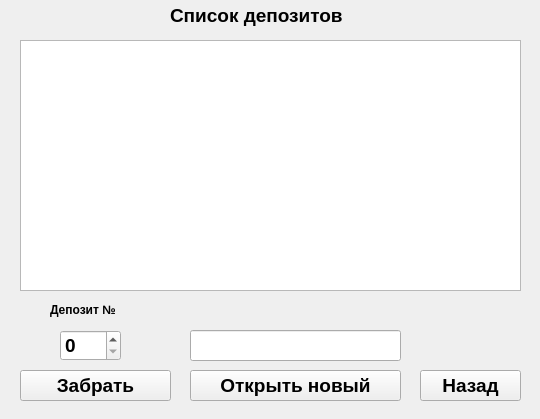
<?xml version="1.0" encoding="UTF-8"?>
<ui version="4.0">
 <class>DepositForm</class>
 <widget class="QWidget" name="DepositForm">
  <property name="geometry">
   <rect>
    <x>0</x>
    <y>0</y>
    <width>540</width>
    <height>419</height>
   </rect>
  </property>
  <property name="windowTitle">
   <string>Deposit</string>
  </property>
  <widget class="QPushButton" name="pay">
   <property name="geometry">
    <rect>
     <x>20</x>
     <y>370</y>
     <width>151</width>
     <height>31</height>
    </rect>
   </property>
   <property name="font">
    <font>
     <pointsize>14</pointsize>
     <weight>75</weight>
     <bold>true</bold>
    </font>
   </property>
   <property name="text">
    <string>Забрать</string>
   </property>
  </widget>
  <widget class="QLabel" name="label">
   <property name="geometry">
    <rect>
     <x>170</x>
     <y>0</y>
     <width>231</width>
     <height>31</height>
    </rect>
   </property>
   <property name="font">
    <font>
     <pointsize>14</pointsize>
     <weight>75</weight>
     <bold>true</bold>
    </font>
   </property>
   <property name="text">
    <string>Список депозитов</string>
   </property>
  </widget>
  <widget class="QLineEdit" name="lineEdit">
   <property name="geometry">
    <rect>
     <x>190</x>
     <y>330</y>
     <width>211</width>
     <height>31</height>
    </rect>
   </property>
   <property name="font">
    <font>
     <pointsize>14</pointsize>
     <weight>75</weight>
     <bold>true</bold>
    </font>
   </property>
  </widget>
  <widget class="QPushButton" name="back">
   <property name="geometry">
    <rect>
     <x>420</x>
     <y>370</y>
     <width>101</width>
     <height>31</height>
    </rect>
   </property>
   <property name="font">
    <font>
     <pointsize>14</pointsize>
     <weight>75</weight>
     <bold>true</bold>
    </font>
   </property>
   <property name="text">
    <string>Назад</string>
   </property>
  </widget>
  <widget class="QSpinBox" name="spinBox">
   <property name="geometry">
    <rect>
     <x>60</x>
     <y>330</y>
     <width>61</width>
     <height>31</height>
    </rect>
   </property>
   <property name="font">
    <font>
     <pointsize>14</pointsize>
     <weight>75</weight>
     <bold>true</bold>
    </font>
   </property>
  </widget>
  <widget class="QPushButton" name="new_2">
   <property name="geometry">
    <rect>
     <x>190</x>
     <y>370</y>
     <width>211</width>
     <height>31</height>
    </rect>
   </property>
   <property name="font">
    <font>
     <pointsize>14</pointsize>
     <weight>75</weight>
     <bold>true</bold>
    </font>
   </property>
   <property name="text">
    <string>Открыть новый</string>
   </property>
  </widget>
  <widget class="QTableWidget" name="tableWidget">
   <property name="geometry">
    <rect>
     <x>20</x>
     <y>40</y>
     <width>501</width>
     <height>251</height>
    </rect>
   </property>
  </widget>
  <widget class="QLabel" name="label_2">
   <property name="geometry">
    <rect>
     <x>50</x>
     <y>300</y>
     <width>101</width>
     <height>21</height>
    </rect>
   </property>
   <property name="text">
    <string>&lt;html&gt;&lt;head/&gt;&lt;body&gt;&lt;p&gt;&lt;span style=&quot; font-size:9pt; font-weight:600;&quot;&gt;Депозит №&lt;/span&gt;&lt;/p&gt;&lt;/body&gt;&lt;/html&gt;</string>
   </property>
  </widget>
 </widget>
 <resources/>
 <connections/>
</ui>
